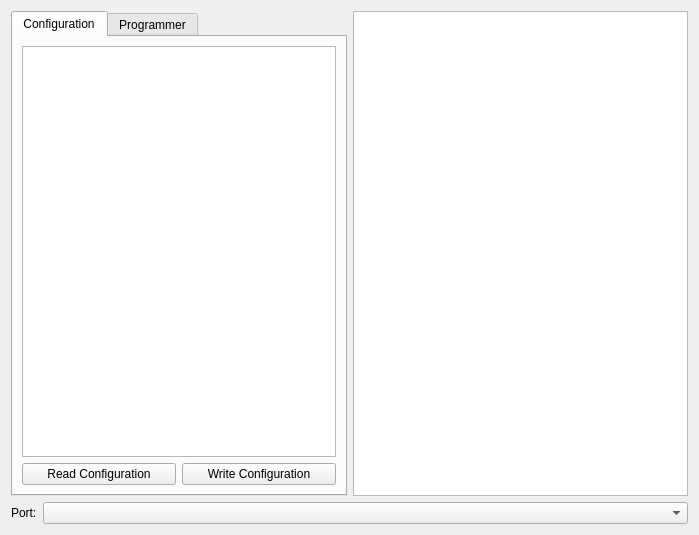
<?xml version="1.0" encoding="UTF-8"?>
<ui version="4.0">
 <class>CEscToolGui</class>
 <widget class="QWidget" name="CEscToolGui">
  <property name="geometry">
   <rect>
    <x>0</x>
    <y>0</y>
    <width>699</width>
    <height>535</height>
   </rect>
  </property>
  <property name="windowTitle">
   <string>Form</string>
  </property>
  <layout class="QVBoxLayout" name="verticalLayout">
   <item>
    <layout class="QHBoxLayout" name="horizontalLayout_3">
     <item>
      <widget class="QTabWidget" name="c_pTabs">
       <property name="minimumSize">
        <size>
         <width>0</width>
         <height>250</height>
        </size>
       </property>
       <property name="currentIndex">
        <number>0</number>
       </property>
       <widget class="QWidget" name="c_pConfig">
        <attribute name="title">
         <string>Configuration</string>
        </attribute>
        <layout class="QHBoxLayout" name="horizontalLayout">
         <item>
          <layout class="QGridLayout" name="gridLayout">
           <item row="0" column="0" colspan="2">
            <widget class="QTableView" name="c_pConfigTable"/>
           </item>
           <item row="1" column="0">
            <widget class="QPushButton" name="c_pPbReadConfig">
             <property name="text">
              <string>Read Configuration</string>
             </property>
            </widget>
           </item>
           <item row="1" column="1">
            <widget class="QPushButton" name="c_pPbWriteConfig">
             <property name="text">
              <string>Write Configuration</string>
             </property>
            </widget>
           </item>
          </layout>
         </item>
        </layout>
       </widget>
       <widget class="QWidget" name="c_pProgrammer">
        <attribute name="title">
         <string>Programmer</string>
        </attribute>
        <layout class="QVBoxLayout" name="verticalLayout_2">
         <item>
          <layout class="QGridLayout" name="gridLayout_2">
           <item row="0" column="0">
            <widget class="QLabel" name="label">
             <property name="text">
              <string>Hexfile:</string>
             </property>
            </widget>
           </item>
           <item row="0" column="1" colspan="2">
            <widget class="QLineEdit" name="c_pLeFile"/>
           </item>
           <item row="2" column="3">
            <widget class="QPushButton" name="c_pPbVerify">
             <property name="text">
              <string>Verify</string>
             </property>
            </widget>
           </item>
           <item row="0" column="3">
            <widget class="QPushButton" name="c_pPbChooseFile">
             <property name="text">
              <string>...</string>
             </property>
            </widget>
           </item>
           <item row="1" column="3">
            <widget class="QPushButton" name="c_pPbUpload">
             <property name="text">
              <string>Upload</string>
             </property>
            </widget>
           </item>
           <item row="3" column="3">
            <spacer name="verticalSpacer">
             <property name="orientation">
              <enum>Qt::Vertical</enum>
             </property>
             <property name="sizeHint" stdset="0">
              <size>
               <width>20</width>
               <height>40</height>
              </size>
             </property>
            </spacer>
           </item>
          </layout>
         </item>
        </layout>
       </widget>
      </widget>
     </item>
     <item>
      <widget class="QTextBrowser" name="textBrowser"/>
     </item>
    </layout>
   </item>
   <item>
    <layout class="QHBoxLayout" name="horizontalLayout_2">
     <item>
      <widget class="QLabel" name="label_2">
       <property name="sizePolicy">
        <sizepolicy hsizetype="Maximum" vsizetype="Preferred">
         <horstretch>0</horstretch>
         <verstretch>0</verstretch>
        </sizepolicy>
       </property>
       <property name="text">
        <string>Port:</string>
       </property>
      </widget>
     </item>
     <item>
      <widget class="QComboBox" name="c_pCbPort"/>
     </item>
    </layout>
   </item>
  </layout>
 </widget>
 <resources/>
 <connections/>
</ui>
